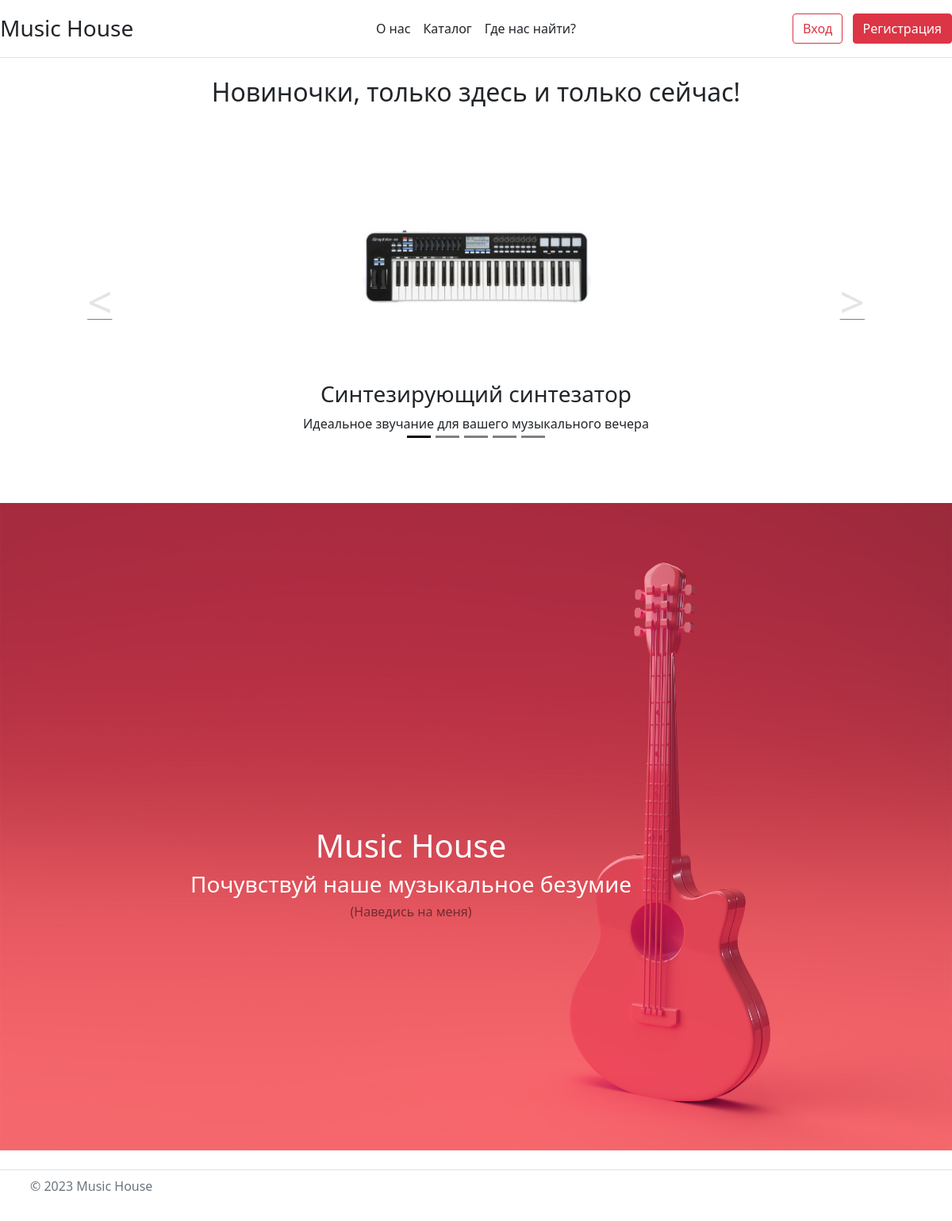
Page /about.php on the committed database.
### tables this page shows
CREATE TABLE `Product` (
  `Id` int(11) NOT NULL,
  `Name` varchar(30) NOT NULL,
  `Description` text NOT NULL,
  `Image` text NOT NULL,
  `Cost` float NOT NULL,
  `Country` varchar(30) NOT NULL,
  `Category` int(11) NOT NULL,
  `Date` timestamp NOT NULL DEFAULT CURRENT_TIMESTAMP,
  `Year` int(11) NOT NULL,
  `Count` int(11) NOT NULL
);

### about.php (the view, shortened to what this page needs)
<?php
    include 'templates/head.php';
    require_once 'connect.php';
?>
    <div class="container mb-5">
        <h2 class="text-center pb-5">Новиночки, только здесь и только сейчас!</h2>
        <div id="Carousel" class="carousel carousel-dark slide" data-bs-ride="carousel">
            <ol class="carousel-indicators m-4">
                <li type="button" data-bs-target="#Carousel" data-bs-slide-to="0" class="active" aria-current="true" aria-label="Slide 1"></li>
                <li type="button" data-bs-target="#Carousel" data-bs-slide-to="1" aria-label="Slide 2" class=""></li>
                <li type="button" data-bs-target="#Carousel" data-bs-slide-to="2" aria-label="Slide 3" class=""></li>
                <li type="button" data-bs-target="#Carousel" data-bs-slide-to="3" aria-label="Slide 4" class=""></li>
                <li type="button" data-bs-target="#Carousel" data-bs-slide-to="4" aria-label="Slide 5" class=""></li>
            </ol>
            <div class="carousel-inner text-center">
                <?php
                $result = mysqli_query($conn, "SELECT * FROM Product ORDER BY Date DESC LIMIT 5");
                $count = 0;
                while($row = mysqli_fetch_assoc($result)) {
                    if ($count == 0){
                        echo'<div class="carousel-item active" data-interval="2000">';
                    }
                    else{
                        echo'<div class="carousel-item" data-interval="2000">';
                    }
                    echo'    <a href="product.php?id=' .$row['Id']. '"><img class="img w-10 " style="width: 289px; height: 289px; object-fit: contain" src="media/images//' . $row['Image'] . '.jpeg" aria-hidden="true"/></a>';
                    echo'    <h3>' . $row['Name'] .'</h3>';
                    echo'    <p>' . $row['Description'] .'</p>';
                    echo'    <a class="btn"></a>';
                    echo'</div>';
                    $count++;
                }
                ?>
            </div>
            <a class="carousel-control-prev" type="button" data-bs-target="#Carousel" data-bs-slide="prev">
                <span class="carousel-control-prev-icon" aria-hidden="true"></span>
            </a>
            <a class="carousel-control-next" type="button" data-bs-target="#Carousel" data-bs-slide="next">
                <span class="carousel-control-next-icon" aria-hidden="true"></span>
            </a>
        </div>
    </div>
    <div class=" m-0 mt-lg-5 position-relative">
        <img src="media/images/illustration-design.jpg" style="max-width:100%; max-height:90%;" alt="">
        <div class="shake text-center text-white position-absolute" style="top: 50%; left: 20%;">
            <h1>Music House</h1>
            <h3>Почувствуй наше музыкальное безумие</h3>
            <h6 class="text-black-50">(Наведись на меня)</h6>
        </div>
    </div>
  </body>
</html>

### css/style.css (style rules this page uses)
.carousel-control-prev-icon, .carousel-control-next-icon { height: 100px; width: 100px; background-size: 100%, 100%; background-image: none; }
.carousel-control-next-icon:after { content: '>'; font-size: 55px; color: red; }
.carousel-control-prev-icon:after { content: '<'; font-size: 55px; color: red; }
.carousel-indicators li { background-color: black; }

### rows in the picture
product: Image (picture), Name "Синтезирующий синтезатор", Description "Идеальное звучание для вашего музыкального вечера"
